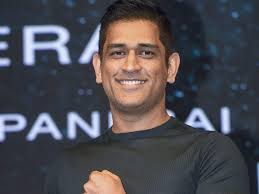
#> input picture computer vision/images/dhoni.jpg, 259 x 194 px
$ jupyter execute 'Face and Eye Detection.ipynb'
#> lines starting #> are read from the running program, lines starting #| are printed output that depends on the picture; after the words box and inside, x2 and y2 are one past the last pixel; in counts of white or black regions, pixels touching at a corner belong together
[cell 1]
import cv2
import numpy as np

[cell 2]
face_classifier = cv2.CascadeClassifier('Haarcascades/haarcascade_frontalface_default.xml')

[cell 3]
image = cv2.imread('images/dhoni.jpg')
#> image is the input picture: shape (194, 259, 3); mean B, G, R 81.7, 75.1, 76.6
cv2.imshow('Original Image' , image)
cv2.waitKey()

gray = cv2.cvtColor(image , cv2.COLOR_BGR2GRAY)
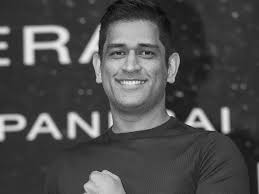
#> gray: shape (194, 259); min 4, max 248, mean 76.3

faces = face_classifier.detectMultiScale(gray , 1.3 , 5)
#> faces = [[93, 21, 80, 80]]

if faces is ():
    print('No faces found')

for (x,y,w,h) in faces:
    cv2.rectangle(image , (x,y) , (x+w , y+h) , (0,255,128) , 1)
    image[y:y+h , x:x+w] = cv2.medianBlur(image[y:y+h , x:x+w] , 15)
    cv2.imshow('face detection' , image)
    cv2.imwrite('dhoni_blur.jpg' , image)
    cv2.waitKey()
#> this loop made 1 pass
#> pass 1, `cv2.imshow('face detection' , image)`:
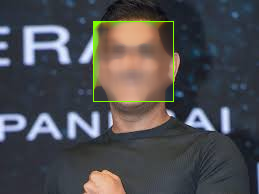
#> window 'face detection': shape (194, 259, 3); mean B, G, R 80.5, 76.8, 76.9

cv2.destroyAllWindows()

[cell 4]
import cv2
import numpy as np

face_classifier = cv2.CascadeClassifier('Haarcascades/haarcascade_frontalface_default.xml')
eye_classifier = cv2.CascadeClassifier('Haarcascades/haarcascade_eye.xml')

image = cv2.imread('images/1.jpg')
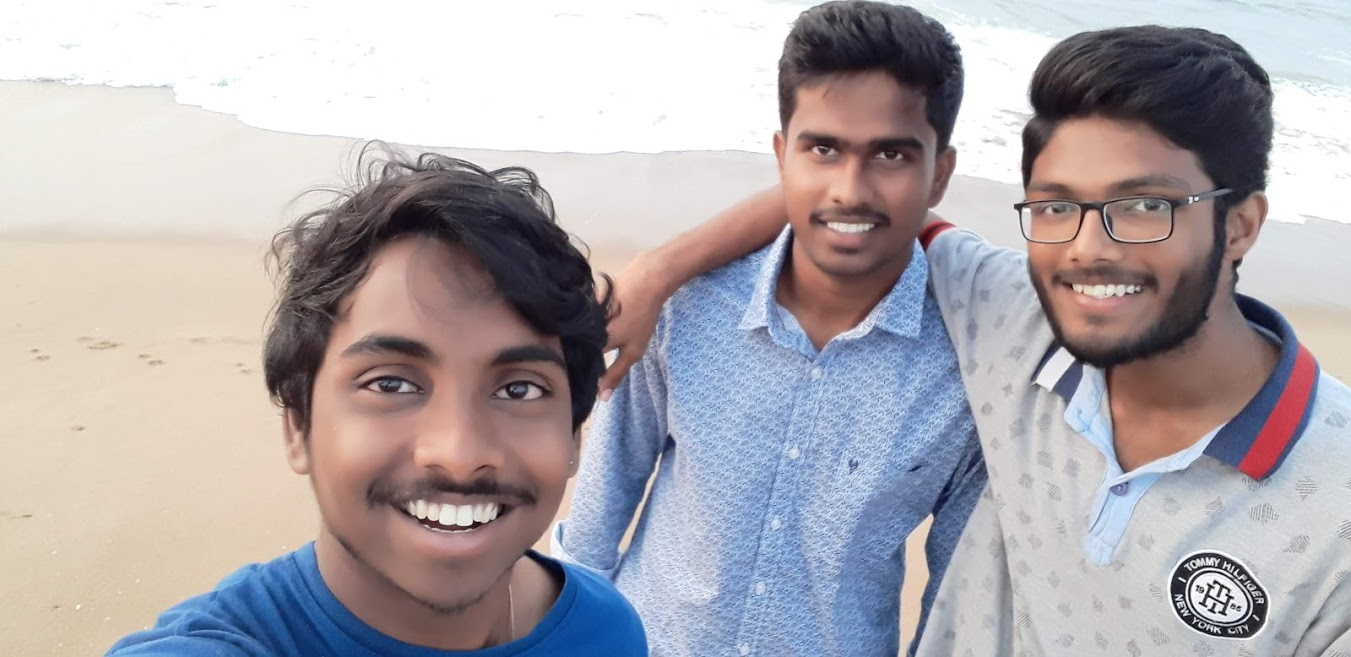
#> input picture computer vision/images/1.jpg, 1351 x 657 px
#> image is the input picture: shape (657, 1351, 3); mean B, G, R 173, 168.7, 174.6
cv2.imshow('Original Image' , image)
cv2.waitKey()

gray = cv2.cvtColor(image , cv2.COLOR_BGR2GRAY)
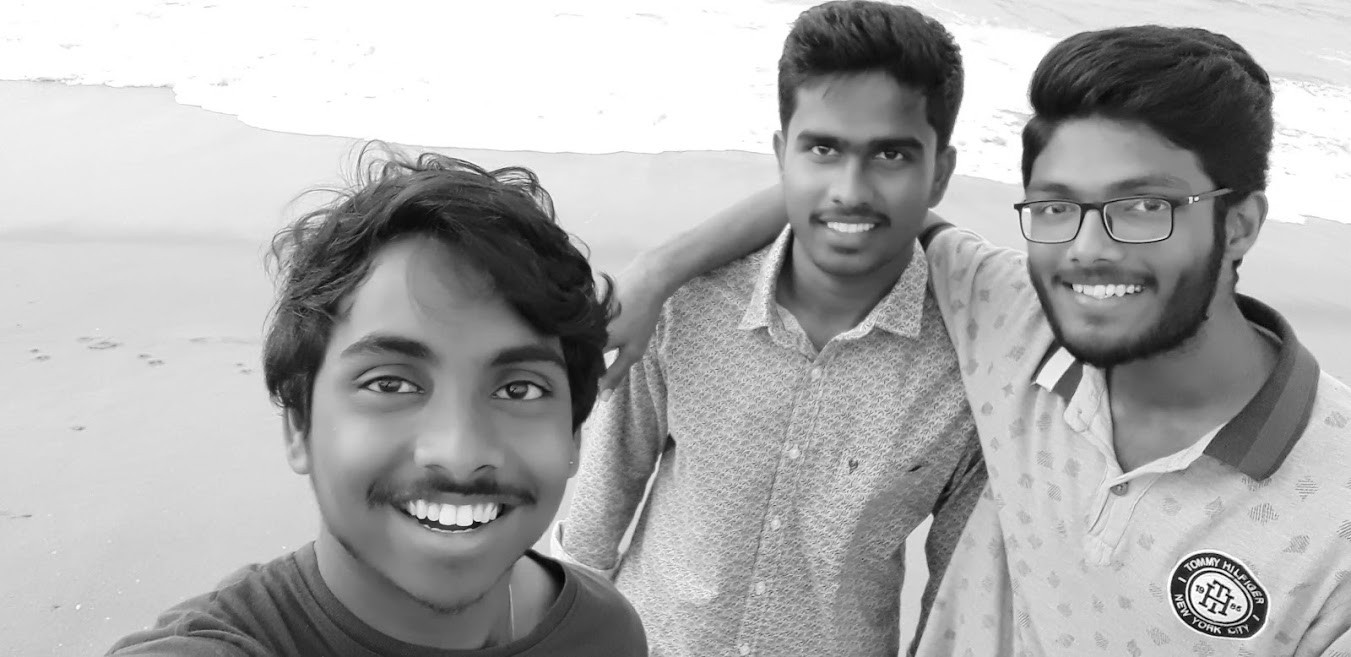
#> gray: shape (657, 1351); min 0, max 255, mean 170.9

faces = face_classifier.detectMultiScale(gray , 1.7 , 6)
#> faces = [[758, 77, 200, 200], [1012, 125, 200, 200], [262, 244, 341, 341]]

if faces is ():
    print('No faces found')

for (x,y,w,h) in faces:
    cv2.rectangle(image , (x,y) , (x+w,y+h) , (255,0,255) , 2)
    cv2.imshow('face detection' , image)
    cv2.waitKey()
    roi_gray = gray[y:y+h , x:x+w]
    roi_color = image[y:y+h , x:x+w]
    eyes = eye_classifier.detectMultiScale(roi_gray , 1.1 , 21)

    for (ex,ey,ew ,eh) in eyes:
        cv2.rectangle(roi_color , (ex,ey) , (ex+ew , ex+eh) , (255,45,198) , 2)
        cv2.imshow('face detection' , image)
        cv2.waitKey()
#> this loop made 3 passes
#> (x, y, w, h, eyes) on passes 1 to 3: (758, 77, 200, 200, [[39, 45, 53, 53], [104, 51, 54, 54]]), (1012, 125, 200, 200, [[22, 65, 38, 38], [110, 53, 52, 52]]), (262, 244, 341, 341, [[85, 97, 87, 87], [215, 108, 75, 75]])
#> pass 1, `cv2.imshow('face detection' , image)`:
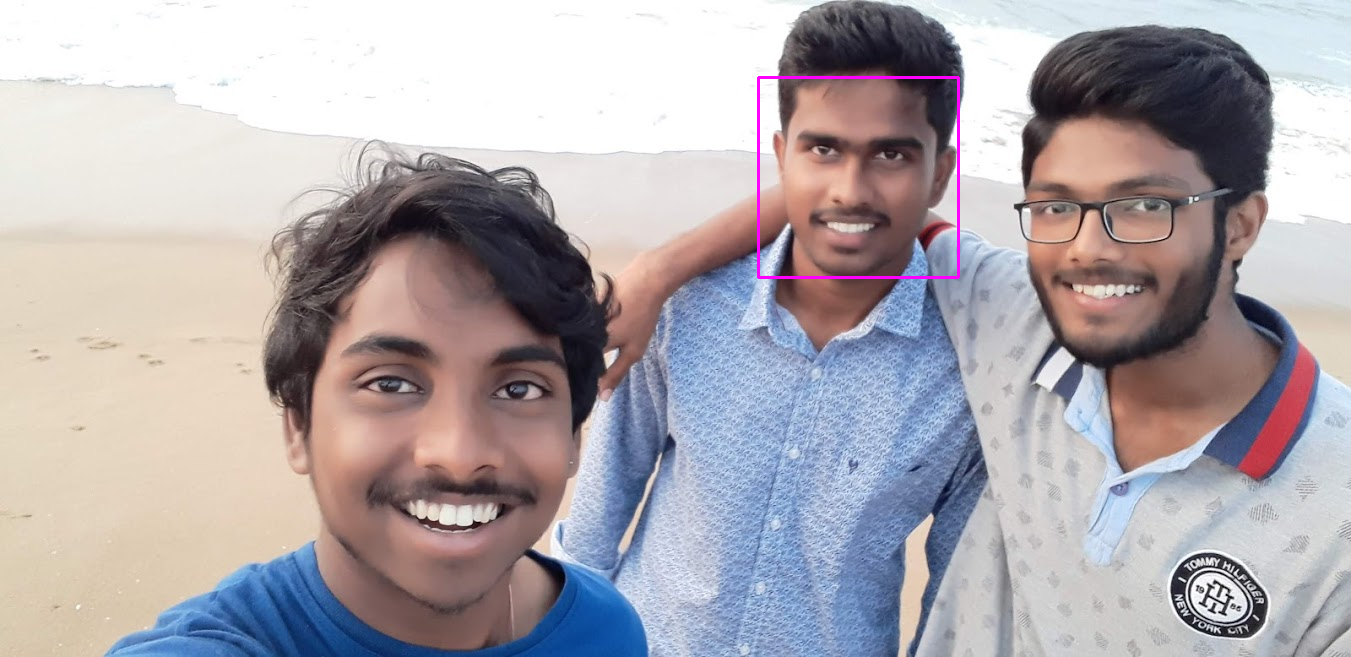
#> window 'face detection': shape (657, 1351, 3); mean B, G, R 173.3, 168.3, 174.9
#> pass 1, `roi_gray = gray[y:y+h , x:x+w]`:
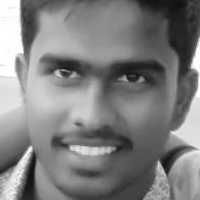
#> roi_gray: shape (200, 200); min 13, max 255, mean 127.7
#> pass 1, `roi_color = image[y:y+h , x:x+w]`:
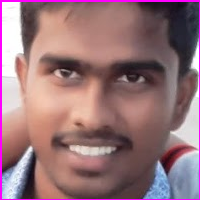
#> roi_color: shape (200, 200, 3); mean B, G, R 121.1, 115, 150.9
#> after the loop:
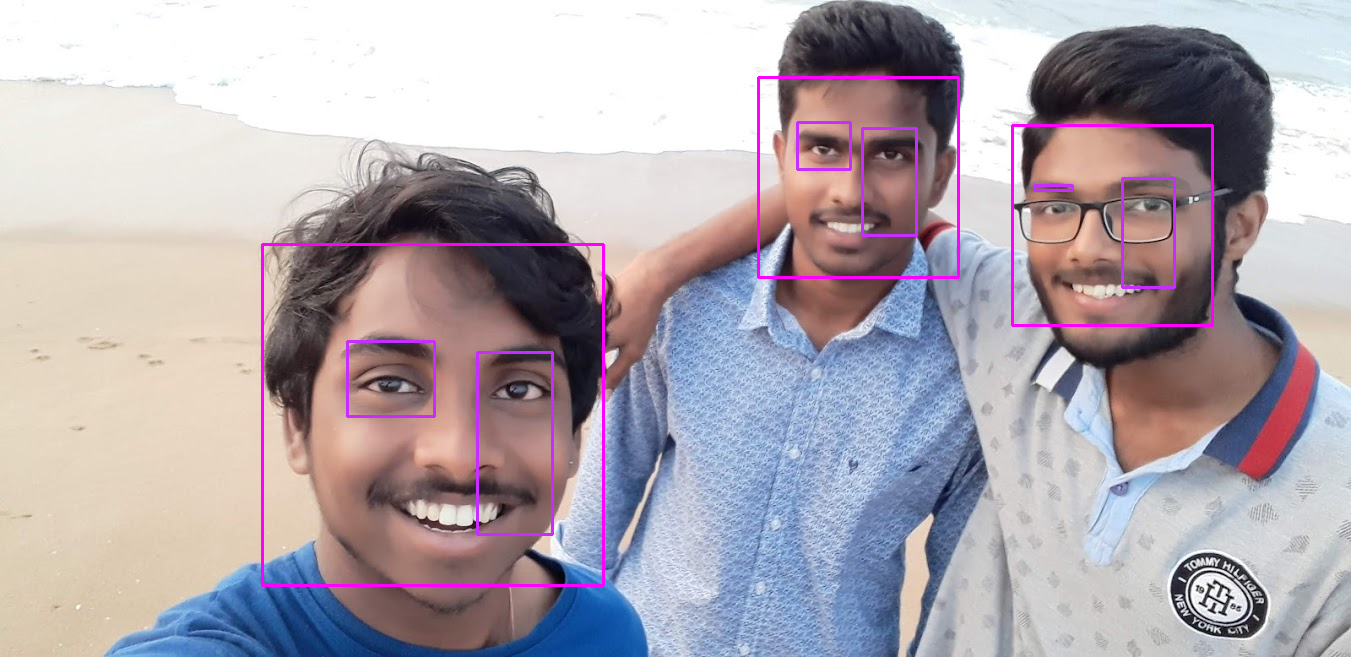
#> image: shape (657, 1351, 3); 1.6% of pixels changed, all inside (x1, y1, x2, y2) = (261, 76, 1214, 587)
#> after the loop:
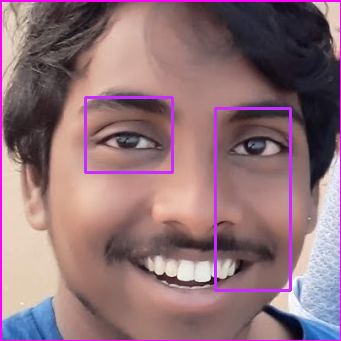
#> roi_color: shape (341, 341, 3); mean B, G, R 120.2, 113, 144.4
#> after the loop:
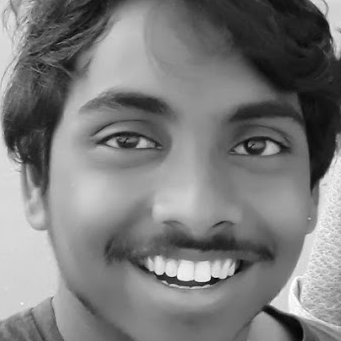
#> roi_gray: shape (341, 341); min 3, max 255, mean 124


cv2.destroyAllWindows()
